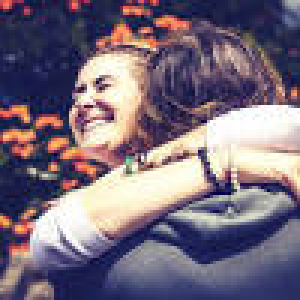
#> input picture Deep CNN clasifire/data/happy/image3.jpeg, 100 x 100 px, given in place of image3.jpg, which was not available (shown 3 times larger)
$ jupyter execute spaces.ipynb   (text cells are left out)
#> lines starting #> are read from the running program, lines starting #| are printed output that depends on the picture; pictures that were not available may be replaced by others from this repository, and a replacement may not be noted
[cell 1]
import cv2 as cv


def rescaleFrame(frame,scale=0.75):
    """
    This method will work for any kind of video photo or live video
    """
    width = int(frame.shape[1]*scale)
    height = int(frame.shape[0]*scale)

    dimentions = (width,height)

    return cv.resize(frame,dimentions,interpolation=cv.INTER_AREA)

img = cv.imread('../1. Read image and video/images/image3.jpg')
#> img is the input picture: shape (100, 100, 3); mean B, G, R 123.6, 107.4, 119.8
scaled_img = rescaleFrame(img,0.1)
cv.imshow('Color image',scaled_img)


cv.waitKey(0)

[cell 2]
gray = cv.cvtColor(scaled_img,cv.COLOR_BGR2GRAY)
cv.imshow('gray',gray)

cv.waitKey(0)

[cell 3]
hsv = cv.cvtColor(scaled_img,cv.COLOR_BGR2HSV)
cv.imshow('HSV',hsv)

cv.waitKey(0)

[cell 4]
lab = cv.cvtColor(scaled_img,cv.COLOR_BGR2LAB)
cv.imshow('LAB',lab)

cv.waitKey(0)

[cell 5]
import matplotlib.pyplot as plt

plt.imshow(scaled_img)
plt.show()
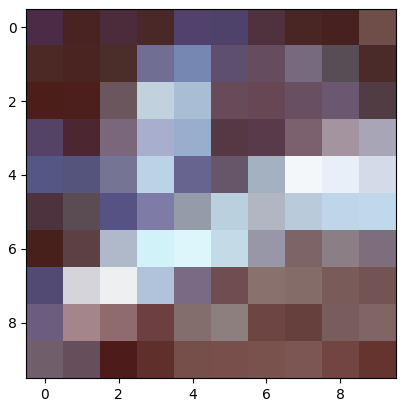
#> figure drawn by matplotlib, 1 panel

[cell 6]
rgb = cv.cvtColor(scaled_img,cv.COLOR_BGR2RGB)
cv.imshow('RGB',rgb)
plt.imshow(rgb)
plt.show()
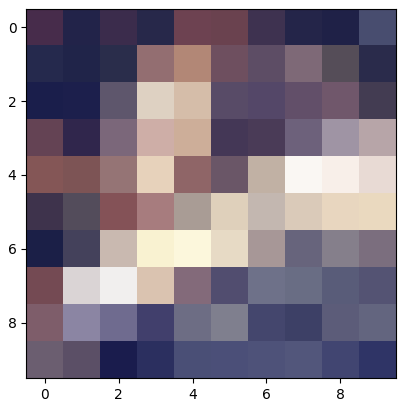
#> figure drawn by matplotlib, 1 panel
cv.waitKey(0)

$ run again, with Deep CNN clasifire/data/happy/image27.jpeg copied over Deep CNN clasifire/data/happy/image3.jpeg
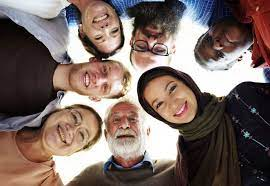
#> input picture Deep CNN clasifire/data/happy/image27.jpeg, 270 x 186 px, given in place of image3.jpg, which was not available
#> img is the input picture: shape (186, 270, 3); mean B, G, R 100, 106, 123.1
#> `plt.show()`:
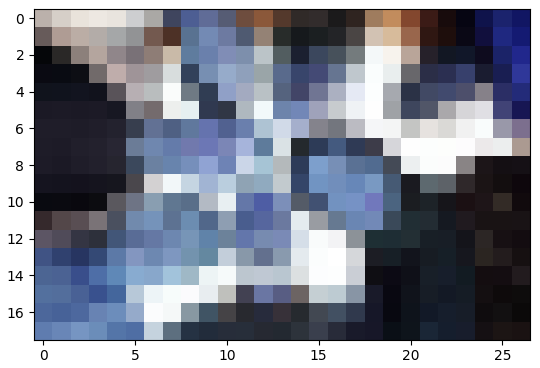
#> figure drawn by matplotlib, 1 panel
#> `plt.show()`:
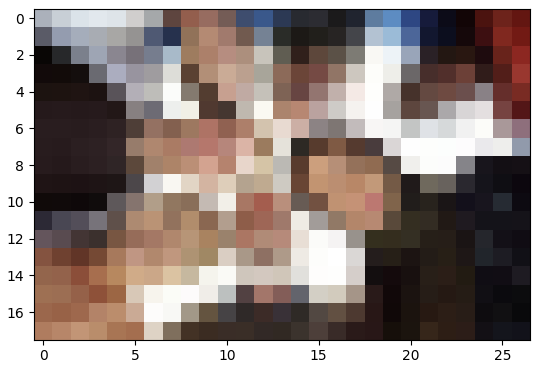
#> figure drawn by matplotlib, 1 panel

$ run again, with Deep CNN clasifire/data/happy/getty_478389113_970647970450091_99776.jpg copied over Deep CNN clasifire/data/happy/image3.jpeg
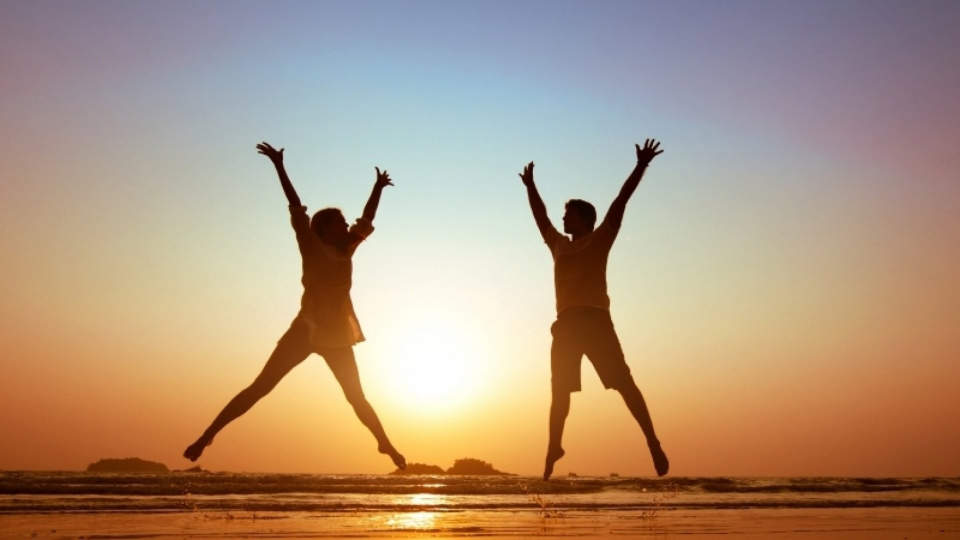
#> input picture Deep CNN clasifire/data/happy/getty_478389113_970647970450091_99776.jpg, 1920 x 1080 px, given in place of image3.jpg, which was not available (shown at 1/2 size)
#> img is the input picture: shape (1080, 1920, 3); mean B, G, R 126.7, 150.1, 175.9
#> in rescaleFrame, `return cv.resize(frame,dimentions,interpolation=cv.INTER_AREA)`:
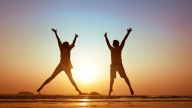
#> returned value: shape (108, 192, 3); mean of channels 0, 1, 2 126.7, 150.1, 175.9; drawn as B, G, R
#> `gray = cv.cvtColor(scaled_img,cv.COLOR_BGR2GRAY)`:
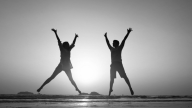
#> gray: shape (108, 192); min 7, max 254, mean 155.1
#> hsv: shape (108, 192, 3); mean H, S, V 49.3, 99.1, 183.9
#> lab: shape (108, 192, 3); mean of channels 0, 1, 2 163, 136.5, 144.7

$ run again, with Deep CNN clasifire/data/happy/group-of-happy-people-2.jpg copied over Deep CNN clasifire/data/happy/image3.jpeg
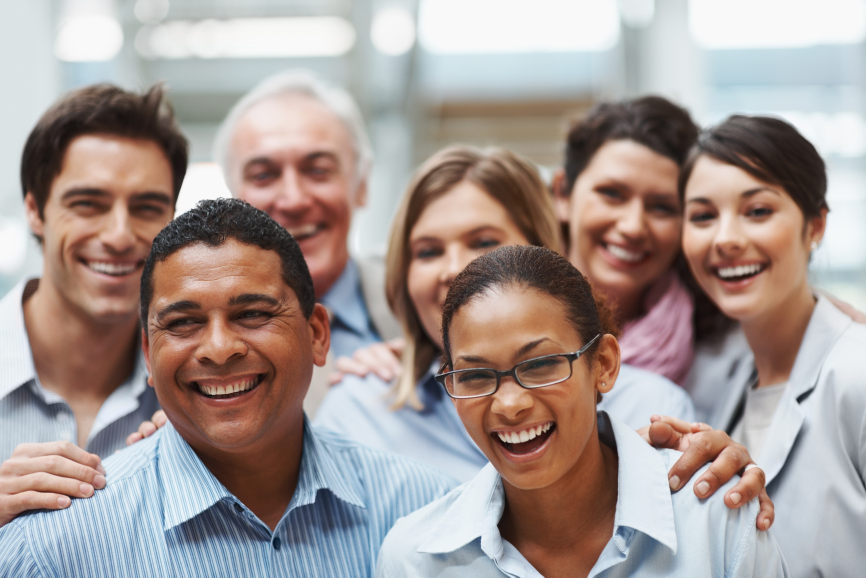
#> input picture Deep CNN clasifire/data/happy/group-of-happy-people-2.jpg, 1732 x 1155 px, given in place of image3.jpg, which was not available (shown at 1/2 size)
#> img is the input picture: shape (1155, 1732, 3); mean B, G, R 148.7, 152.6, 165.6
#> in rescaleFrame, `return cv.resize(frame,dimentions,interpolation=cv.INTER_AREA)`:
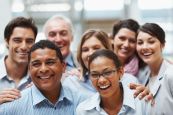
#> returned value: shape (115, 173, 3); mean of channels 0, 1, 2 148.7, 152.6, 165.6; drawn as B, G, R
#> `gray = cv.cvtColor(scaled_img,cv.COLOR_BGR2GRAY)`:
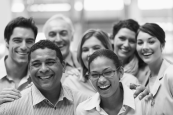
#> gray: shape (115, 173); min 14, max 249, mean 156
#> hsv: shape (115, 173, 3); mean H, S, V 51.3, 61.6, 174.7
#> lab: shape (115, 173, 3); mean of channels 0, 1, 2 161.8, 133.4, 132.7
